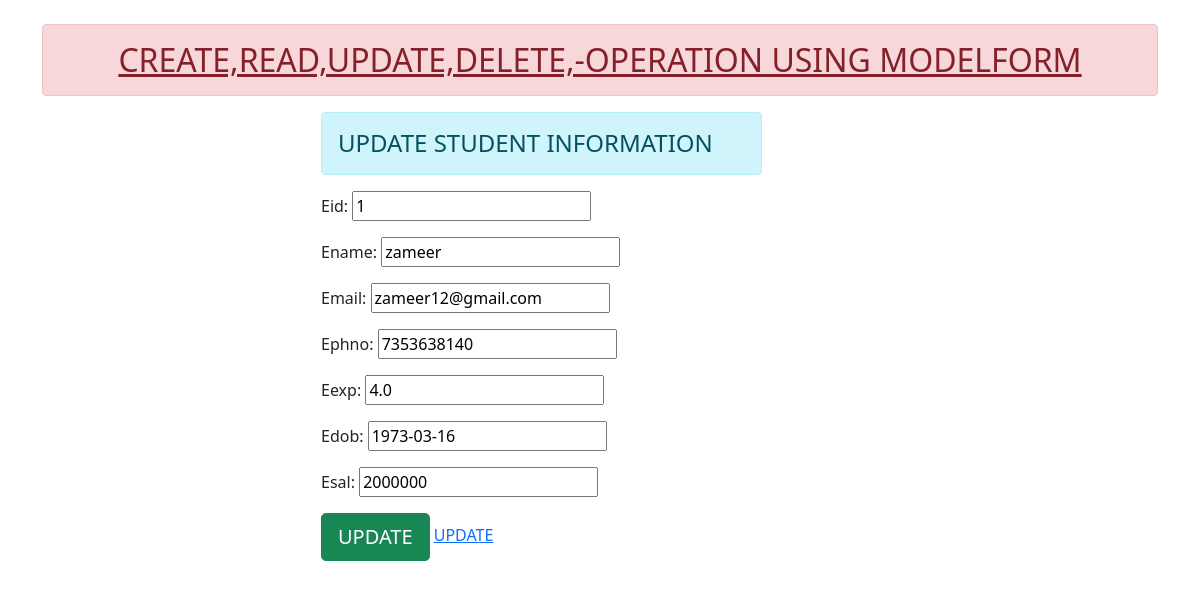
/update/12, run on the app's committed database.
### EmpApp/models.py (models this page shows, shortened)
class Employee(models.Model):
     eid=models.IntegerField()
     ename=models.CharField(max_length=30)
     email=models.EmailField(max_length=50)
     ephno=models.CharField(max_length=15)
     eexp=models.FloatField()
     edob=models.DateField()
     esal=models.IntegerField()

### EmpApp/views.py (the view)
# urls.py: url(r'^update/(?P<id>\d+)', views.view2),
def view2(request,id):
  e=Employee.objects.get(id=id)
  if request.method=="POST":
    f=EmployeeForm()
    f=EmployeeForm(request.POST,instance=e)
    if f.is_valid():
     f.save(commit=True)
     return redirect("/insert")
  else:
     f=EmployeeForm()
     e=Employee.objects.get(id=id)
     f=EmployeeForm(instance=e)
     d={'form':e}
     return render(request,'EmpApp/Update.html',{'form':f})

### EmpApp/forms.py
class EmployeeForm(forms.ModelForm):
    class Meta:
        model=Employee
        fields="__all__"

### templates/EmpApp/Update.html (shortened to what this page needs)
<html>
{%extends 'EmpApp/base.html' %}
{% block content %}
<div class="row">
<div class="col-sm-5 offset-3">
<h4 class="alert alert-info">UPDATE STUDENT INFORMATION</h4>
<form method="POST">
   {{form.as_p}}
<input type="submit" class="btn btn-lg btn-success" value="UPDATE">
<a href="http://127.0.0.1:8000/insert/">UPDATE</a>
</form>
</div>
</div>
{% endblock content %}

### data on the page
Employee: eid "1", ename "zameer", email "zameer12@gmail.com", ephno "7353638140", eexp "4.0", edob "1973-03-16", esal "2000000"
